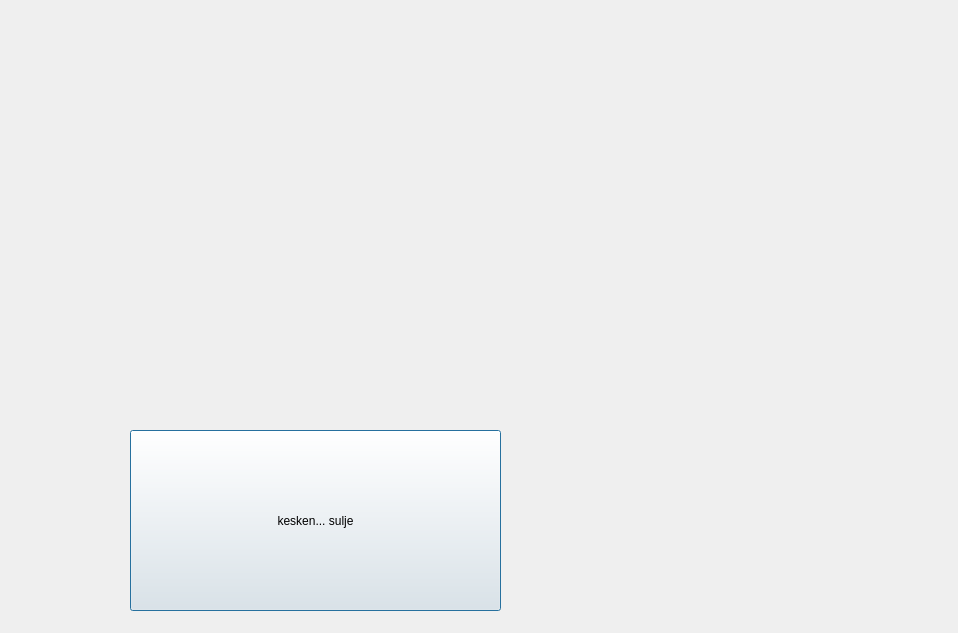
<?xml version="1.0" encoding="UTF-8"?>
<ui version="4.0">
 <class>transactions</class>
 <widget class="QDialog" name="transactions">
  <property name="geometry">
   <rect>
    <x>0</x>
    <y>0</y>
    <width>958</width>
    <height>633</height>
   </rect>
  </property>
  <property name="windowTitle">
   <string>Dialog</string>
  </property>
  <widget class="QPushButton" name="closebtn">
   <property name="geometry">
    <rect>
     <x>130</x>
     <y>430</y>
     <width>371</width>
     <height>181</height>
    </rect>
   </property>
   <property name="text">
    <string>kesken... sulje</string>
   </property>
  </widget>
 </widget>
 <resources/>
 <connections/>
</ui>
